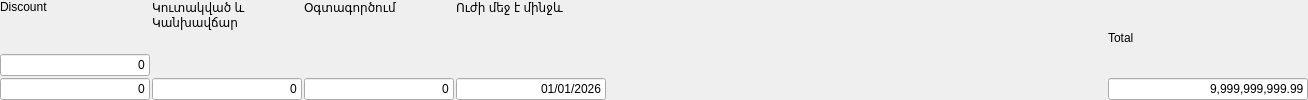
    <widget class="QWidget" name="wTotal" native="true">
     <property name="minimumSize">
      <size>
       <width>0</width>
       <height>0</height>
      </size>
     </property>
     <layout class="QGridLayout" name="gridLayout_5">
      <property name="leftMargin">
       <number>0</number>
      </property>
      <property name="topMargin">
       <number>0</number>
      </property>
      <property name="rightMargin">
       <number>0</number>
      </property>
      <property name="bottomMargin">
       <number>0</number>
      </property>
      <property name="horizontalSpacing">
       <number>2</number>
      </property>
      <property name="verticalSpacing">
       <number>0</number>
      </property>
      <item row="2" column="1">
       <widget class="QWidget" name="waccumulatedinfo" native="true">
        <layout class="QGridLayout" name="gridLayout_4">
         <property name="leftMargin">
          <number>0</number>
         </property>
         <property name="topMargin">
          <number>0</number>
         </property>
         <property name="rightMargin">
          <number>0</number>
         </property>
         <property name="bottomMargin">
          <number>0</number>
         </property>
         <property name="horizontalSpacing">
          <number>0</number>
         </property>
         <property name="verticalSpacing">
          <number>2</number>
         </property>
         <item row="0" column="1">
          <widget class="QLabel" name="lbCurrentAccumlated">
           <property name="text">
            <string>Կուտակված և
Կանխավճար</string>
           </property>
           <property name="alignment">
            <set>Qt::AlignmentFlag::AlignLeading|Qt::AlignmentFlag::AlignLeft|Qt::AlignmentFlag::AlignTop</set>
           </property>
          </widget>
         </item>
         <item row="1" column="1">
          <widget class="C5LineEdit" name="leCurrentAccumulated">
           <property name="sizePolicy">
            <sizepolicy hsizetype="Preferred" vsizetype="Fixed">
             <horstretch>0</horstretch>
             <verstretch>0</verstretch>
            </sizepolicy>
           </property>
           <property name="minimumSize">
            <size>
             <width>150</width>
             <height>0</height>
            </size>
           </property>
           <property name="maximumSize">
            <size>
             <width>150</width>
             <height>16777215</height>
            </size>
           </property>
           <property name="focusPolicy">
            <enum>Qt::FocusPolicy::NoFocus</enum>
           </property>
           <property name="text">
            <string>0</string>
           </property>
           <property name="alignment">
            <set>Qt::AlignmentFlag::AlignRight|Qt::AlignmentFlag::AlignTrailing|Qt::AlignmentFlag::AlignVCenter</set>
           </property>
           <property name="readOnly">
            <bool>true</bool>
           </property>
          </widget>
         </item>
        </layout>
       </widget>
      </item>
      <item row="2" column="2">
       <widget class="QWidget" name="widget_7" native="true">
        <layout class="QGridLayout" name="gridLayout_2">
         <property name="leftMargin">
          <number>0</number>
         </property>
         <property name="topMargin">
          <number>0</number>
         </property>
         <property name="rightMargin">
          <number>0</number>
         </property>
         <property name="bottomMargin">
          <number>0</number>
         </property>
         <property name="horizontalSpacing">
          <number>0</number>
         </property>
         <property name="verticalSpacing">
          <number>2</number>
         </property>
         <item row="0" column="0">
          <widget class="QLabel" name="lbUseAccumulated">
           <property name="text">
            <string>Օգտագործում</string>
           </property>
           <property name="alignment">
            <set>Qt::AlignmentFlag::AlignLeading|Qt::AlignmentFlag::AlignLeft|Qt::AlignmentFlag::AlignTop</set>
           </property>
          </widget>
         </item>
         <item row="1" column="0">
          <widget class="C5LineEdit" name="leUseAccumulated">
           <property name="sizePolicy">
            <sizepolicy hsizetype="Preferred" vsizetype="Fixed">
             <horstretch>0</horstretch>
             <verstretch>0</verstretch>
            </sizepolicy>
           </property>
           <property name="minimumSize">
            <size>
             <width>150</width>
             <height>0</height>
            </size>
           </property>
           <property name="maximumSize">
            <size>
             <width>150</width>
             <height>16777215</height>
            </size>
           </property>
           <property name="focusPolicy">
            <enum>Qt::FocusPolicy::ClickFocus</enum>
           </property>
           <property name="text">
            <string>0</string>
           </property>
           <property name="alignment">
            <set>Qt::AlignmentFlag::AlignRight|Qt::AlignmentFlag::AlignTrailing|Qt::AlignmentFlag::AlignVCenter</set>
           </property>
           <property name="readOnly">
            <bool>false</bool>
           </property>
          </widget>
         </item>
        </layout>
       </widget>
      </item>
      <item row="2" column="5">
       <widget class="QWidget" name="widget_4" native="true">
        <layout class="QGridLayout" name="gridLayout_3">
         <property name="leftMargin">
          <number>0</number>
         </property>
         <property name="topMargin">
          <number>0</number>
         </property>
         <property name="rightMargin">
          <number>0</number>
         </property>
         <property name="bottomMargin">
          <number>0</number>
         </property>
         <property name="horizontalSpacing">
          <number>0</number>
         </property>
         <property name="verticalSpacing">
          <number>2</number>
         </property>
         <item row="1" column="1">
          <widget class="C5LineEdit" name="leTotal">
           <property name="sizePolicy">
            <sizepolicy hsizetype="Fixed" vsizetype="Fixed">
             <horstretch>0</horstretch>
             <verstretch>0</verstretch>
            </sizepolicy>
           </property>
           <property name="minimumSize">
            <size>
             <width>200</width>
             <height>0</height>
            </size>
           </property>
           <property name="maximumSize">
            <size>
             <width>200</width>
             <height>16777215</height>
            </size>
           </property>
           <property name="focusPolicy">
            <enum>Qt::FocusPolicy::NoFocus</enum>
           </property>
           <property name="text">
            <string>9,999,999,999.99</string>
           </property>
           <property name="alignment">
            <set>Qt::AlignmentFlag::AlignRight|Qt::AlignmentFlag::AlignTrailing|Qt::AlignmentFlag::AlignVCenter</set>
           </property>
           <property name="readOnly">
            <bool>true</bool>
           </property>
           <property name="clearButtonEnabled">
            <bool>false</bool>
           </property>
          </widget>
         </item>
         <item row="0" column="1">
          <widget class="QLabel" name="lbTotal">
           <property name="text">
            <string>Total</string>
           </property>
          </widget>
         </item>
        </layout>
       </widget>
      </item>
      <item row="2" column="3">
       <widget class="QWidget" name="widget_9" native="true">
        <property name="minimumSize">
         <size>
          <width>0</width>
          <height>0</height>
         </size>
        </property>
        <layout class="QGridLayout" name="gridLayout_6">
         <property name="leftMargin">
          <number>0</number>
         </property>
         <property name="topMargin">
          <number>0</number>
         </property>
         <property name="rightMargin">
          <number>0</number>
         </property>
         <property name="bottomMargin">
          <number>0</number>
         </property>
         <property name="horizontalSpacing">
          <number>0</number>
         </property>
         <property name="verticalSpacing">
          <number>2</number>
         </property>
         <item row="1" column="1">
          <widget class="C5LineEdit" name="leCardValidUntil">
           <property name="sizePolicy">
            <sizepolicy hsizetype="Preferred" vsizetype="Fixed">
             <horstretch>0</horstretch>
             <verstretch>0</verstretch>
            </sizepolicy>
           </property>
           <property name="minimumSize">
            <size>
             <width>150</width>
             <height>0</height>
            </size>
           </property>
           <property name="maximumSize">
            <size>
             <width>150</width>
             <height>16777215</height>
            </size>
           </property>
           <property name="focusPolicy">
            <enum>Qt::FocusPolicy::NoFocus</enum>
           </property>
           <property name="text">
            <string>01/01/2026</string>
           </property>
           <property name="alignment">
            <set>Qt::AlignmentFlag::AlignRight|Qt::AlignmentFlag::AlignTrailing|Qt::AlignmentFlag::AlignVCenter</set>
           </property>
           <property name="readOnly">
            <bool>true</bool>
           </property>
          </widget>
         </item>
         <item row="0" column="1">
          <widget class="QLabel" name="lbCardValidUntil">
           <property name="text">
            <string>Ուժի մեջ է մինջև</string>
           </property>
           <property name="alignment">
            <set>Qt::AlignmentFlag::AlignLeading|Qt::AlignmentFlag::AlignLeft|Qt::AlignmentFlag::AlignTop</set>
           </property>
          </widget>
         </item>
        </layout>
       </widget>
      </item>
      <item row="2" column="0">
       <widget class="QWidget" name="widget_5" native="true">
        <layout class="QGridLayout" name="gridLayout">
         <property name="leftMargin">
          <number>0</number>
         </property>
         <property name="topMargin">
          <number>0</number>
         </property>
         <property name="rightMargin">
          <number>0</number>
         </property>
         <property name="bottomMargin">
          <number>0</number>
         </property>
         <property name="spacing">
          <number>2</number>
         </property>
         <item row="2" column="1">
          <widget class="C5LineEdit" name="leDisc">
           <property name="sizePolicy">
            <sizepolicy hsizetype="Preferred" vsizetype="Fixed">
             <horstretch>0</horstretch>
             <verstretch>0</verstretch>
            </sizepolicy>
           </property>
           <property name="minimumSize">
            <size>
             <width>150</width>
             <height>0</height>
            </size>
           </property>
           <property name="maximumSize">
            <size>
             <width>150</width>
             <height>16777215</height>
            </size>
           </property>
           <property name="focusPolicy">
            <enum>Qt::FocusPolicy::NoFocus</enum>
           </property>
           <property name="text">
            <string>0</string>
           </property>
           <property name="alignment">
            <set>Qt::AlignmentFlag::AlignRight|Qt::AlignmentFlag::AlignTrailing|Qt::AlignmentFlag::AlignVCenter</set>
           </property>
           <property name="readOnly">
            <bool>true</bool>
           </property>
          </widget>
         </item>
         <item row="0" column="1">
          <widget class="QLabel" name="lbDisc">
           <property name="sizePolicy">
            <sizepolicy hsizetype="Minimum" vsizetype="Preferred">
             <horstretch>0</horstretch>
             <verstretch>0</verstretch>
            </sizepolicy>
           </property>
           <property name="text">
            <string>Discount</string>
           </property>
           <property name="alignment">
            <set>Qt::AlignmentFlag::AlignLeading|Qt::AlignmentFlag::AlignLeft|Qt::AlignmentFlag::AlignTop</set>
           </property>
          </widget>
         </item>
         <item row="1" column="1">
          <widget class="C5LineEdit" name="leTotalAccumulated">
           <property name="sizePolicy">
            <sizepolicy hsizetype="Preferred" vsizetype="Fixed">
             <horstretch>0</horstretch>
             <verstretch>0</verstretch>
            </sizepolicy>
           </property>
           <property name="minimumSize">
            <size>
             <width>150</width>
             <height>0</height>
            </size>
           </property>
           <property name="maximumSize">
            <size>
             <width>150</width>
             <height>16777215</height>
            </size>
           </property>
           <property name="focusPolicy">
            <enum>Qt::FocusPolicy::NoFocus</enum>
           </property>
           <property name="text">
            <string>0</string>
           </property>
           <property name="alignment">
            <set>Qt::AlignmentFlag::AlignRight|Qt::AlignmentFlag::AlignTrailing|Qt::AlignmentFlag::AlignVCenter</set>
           </property>
           <property name="readOnly">
            <bool>true</bool>
           </property>
          </widget>
         </item>
        </layout>
       </widget>
      </item>
      <item row="2" column="4">
       <spacer name="horizontalSpacer">
        <property name="orientation">
         <enum>Qt::Orientation::Horizontal</enum>
        </property>
        <property name="sizeType">
         <enum>QSizePolicy::Policy::Expanding</enum>
        </property>
        <property name="sizeHint" stdset="0">
         <size>
          <width>500</width>
          <height>20</height>
         </size>
        </property>
       </spacer>
      </item>
     </layout>
    </widget>
